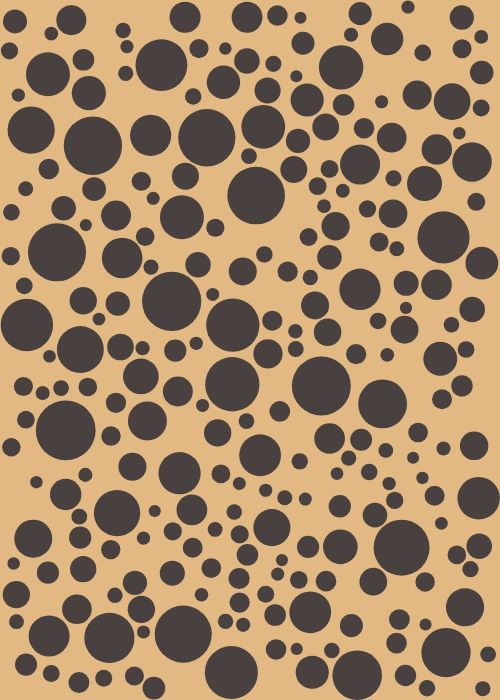
Frame 1 (no input)
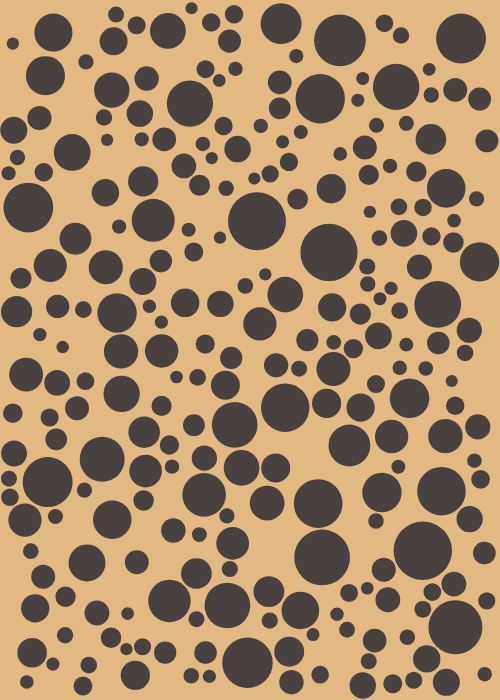
Frame 2 (the mouse pressed at the canvas centre, redrawn once)

The p5.js sketch that drew these frames (run headless with seeded random() and noise() and a simulated clock; the mouse was pressed at the canvas centre and the sketch redrawn once):

// p5.js sketch
// ── sketch.js
/**
 * Compilation: CirclePacking.js
 * Dependencies: p5.js
 * Data files: none
 * 
 * Implements random circle packing algorithm using rejection sampling.
 * Repeatedly generates random circles and places them if they don't
 * overlap with existing circles or canvas boundaries.
 * 
 * Algorithm: Brute-force rejection sampling
 * - Generate random circle (position and radius)
 * - Accept if no collisions detected
 * - Repeat until target count reached or max attempts exceeded
 *
 * For additional information, see:
 *
 * @author Chloe Choi
 * @author Alexandros Haridis
 */

// Configuration constants
const TARGET_COUNT = 250;    // desired number of circles to pack
const MIN_R = 6;             // minimum circle radius in pixels
const MAX_R = 30;            // maximum circle radius in pixels
const PADDING = 1.5;         // minimum spacing between circle edges in pixels
const MAX_ATTEMPTS = 200000; // upper limit on placement attempts to prevent infinite loops

// Global state
let circles = [];  // array of successfully placed Circle objects

/**
 * Initialize canvas
 * @effects creates canvas and sets drawing to static mode
 */
function setup() {
  createCanvas(500, 700);
  noLoop();
}

/**
 * Main rendering loop
 * @requires setup() has been called
 * @effects sets background, packs circles, draws them, and displays stats
 */
function draw() {
  background(226, 185, 130);  // background color
  packCircles();
  
  // Draw all successfully placed circles
  fill(73, 65, 64);  // circle color
  noStroke();
  for (const circle of circles) {
    circle.draw();
  }
  
  // Uncomment to display placement statistics in top-left corner
  // fill(255);
  // textSize(14);
  // text(`Placed: ${circles.length}/${TARGET_COUNT}`, 12, 20);
}

/**
 * Main packing algorithm using rejection sampling
 * 
 * Algorithm:
 * 1. Clear existing circles array
 * 2. Generate random candidate circle (position constrained to canvas)
 * 3. Test if candidate collides with any existing circles
 * 4. If no collision, add to circles array
 * 5. Repeat until TARGET_COUNT reached or MAX_ATTEMPTS exceeded
 * 
 * @requires global constants TARGET_COUNT, MAX_ATTEMPTS are positive
 * @effects modifies global circles array with successfully packed Circle objects
 */
function packCircles() {
  circles = [];  // reset to empty array
  let attempts = 0;
  
  while (circles.length < TARGET_COUNT && attempts < MAX_ATTEMPTS) {
    attempts++;
    const candidate = new Circle();
    
    if (!candidate.collides(circles)) {
      circles.push(candidate);
    }
  }
}

/**
 * Circle class
 * 
 * Represents a circle with random position and radius.
 */
class Circle {
  /**
   * Constructor - creates circle with random position and radius
   * @effects initializes circle with random radius in [MIN_R, MAX_R]
   *          and random position constrained inside canvas
   */
  constructor() {
    this.radius = random(MIN_R, MAX_R);  // random radius
    
    // Constrain position to keep entire circle within canvas bounds
    this.position = createVector(
      random(this.radius, width - this.radius),   // x-position
      random(this.radius, height - this.radius)   // y-position
    );
  }
  
  /**
   * Check collision with array of other circles
   * 
   * @param {Circle[]} otherCircles - array of circles to test against
   * @requires otherCircles is an array of Circle objects
   * @returns {boolean} true if this circle overlaps with any circle in array
   */
  collides(otherCircles) {
    for (const other of otherCircles) {
      if (this.collidesWithCircle(other)) {
        return true;
      }
    }
    return false;
  }
  
  /**
   * Check collision with a single circle using distance test
   * 
   * Algorithm: Two circles collide if distance between centers
   *            is less than sum of their radii plus padding
   * 
   * Optimization: Uses squared distances to avoid expensive sqrt()
   * 
   * @param {Circle} other - circle to test collision against
   * @requires other is a Circle object with position and radius
   * @returns {boolean} true if circles overlap, false otherwise
   */
  collidesWithCircle(other) {
    // Minimum allowed distance between centers (sum of radii + padding)
    const minDist = this.radius + other.radius + PADDING;
    
    // Calculate distance components
    const dx = this.position.x - other.position.x;
    const dy = this.position.y - other.position.y;
    
    // Compare squared distances (avoids sqrt for performance)
    // Collision occurs when distance² < minDist²
    return dx * dx + dy * dy < minDist * minDist;
  }
  
  /**
   * Render circle to canvas
   * @effects draws filled circle at this.position with diameter = 2 * radius
   */
  draw() {
    // circle() takes center coordinates and diameter (not radius)
    circle(this.position.x, this.position.y, this.radius * 2);
  }
}
